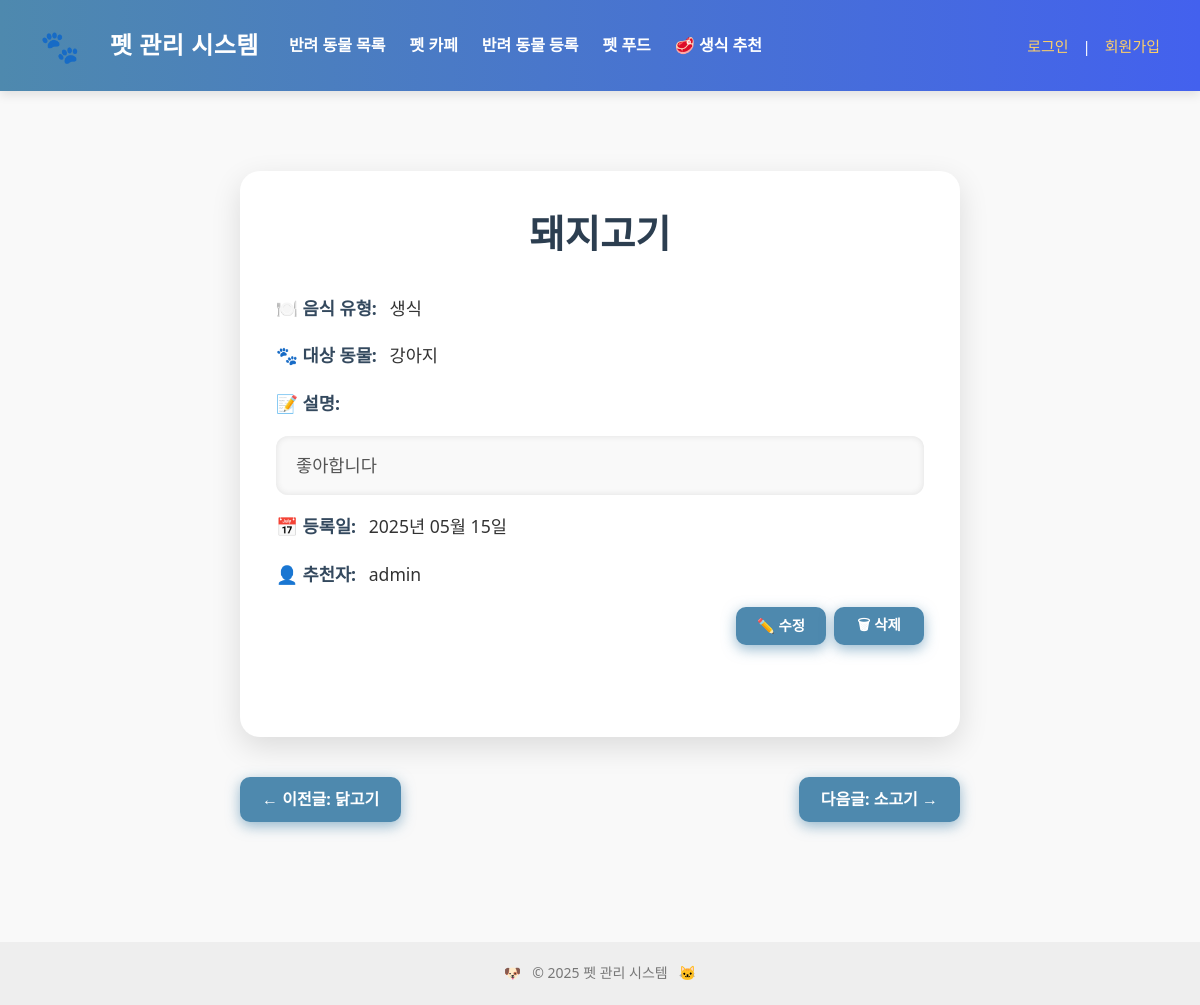
Screenshot of /recommendations/2/ with the database file from the repository.
### pet/models.py (models this page shows, shortened)
class PetFoodRecommendation(models.Model):
    FOOD_TYPE_CHOICES = [
        ('raw', '생식'),
        ('snack', '간식'),
        ('meal', '식사'),
    ]
    title = models.CharField("추천 제목", max_length=100)
    description = models.TextField("설명")
    food_type = models.CharField("음식 유형", max_length=20, choices=FOOD_TYPE_CHOICES, default='raw')
    suitable_for = models.CharField("적합한 동물", max_length=100, help_text="예: 강아지, 고양이 등")
    image = models.ImageField("이미지", upload_to='pet_food_recommendations/', blank=True)
    created_at = models.DateTimeField("추천일", auto_now_add=True)
    recommended_by = models.ForeignKey(User, on_delete=models.SET_NULL, null=True, blank=True, verbose_name="추천자")

### pet/views.py (the view)
# urls.py: path('recommendations/<int:pk>/', views.recommendation_detail, name='recommendation_detail'),
def recommendation_detail(request, pk):
    item = get_object_or_404(PetFoodRecommendation, pk=pk)
    prev_item = PetFoodRecommendation.objects.filter(pk__lt=pk).order_by('-pk').first()
    next_item = PetFoodRecommendation.objects.filter(pk__gt=pk).order_by('pk').first()
    return render(request, 'pet/pet_fresh_detail.html', {
        'item': item,
        'prev_item': prev_item,
        'next_item': next_item,
    })

### pet/templates/pet/pet_fresh_detail.html (shortened to what this page needs)
{% extends 'pet/pet_base.html' %}
{% block content %}
<div class="detail-container">
  <h2 class="detail-title">{{ item.title }}</h2>
  <div class="detail-info">
    <p><strong>🍽️ 음식 유형:</strong> {{ item.get_food_type_display }}</p>
    <p><strong>🐾 대상 동물:</strong> {{ item.suitable_for }}</p>
    <p><strong>📝 설명:</strong></p>
    <p class="description">{{ item.description }}</p>
    <p><strong>📅 등록일:</strong> {{ item.created_at|date:"Y년 m월 d일" }}</p>
    {% if item.recommended_by %}
      <p><strong>👤 추천자:</strong> {{ item.recommended_by.username }}</p>
    {% endif %}
  </div>
  <div class="action-buttons">
    <a href="{% url 'pet:recommendation_update' item.pk %}">
      ✏️ 수정
    </a>
    <form action="{% url 'pet:recommendation_delete' item.pk %}" method="post" onsubmit="return confirm('정말 삭제하시겠습니까?');">
      <button type="submit">
        🗑 삭제
      </button>
    </form>
  </div>
</div>
<div class="nav-buttons">
  {% if prev_item %}
    <a href="{% url 'pet:recommendation_detail' prev_item.pk %}">← 이전글: {{ prev_item.title|truncatechars:20 }}</a>
  {% else %}
    <a class="disabled">← 이전글 없음</a>
  {% endif %}
  {% if next_item %}
    <a href="{% url 'pet:recommendation_detail' next_item.pk %}">다음글: {{ next_item.title|truncatechars:20 }} →</a>
  {% else %}
    <a class="disabled">다음글 없음 →</a>
  {% endif %}
</div>
{% endblock %}

### pet/templates/pet/pet_base.html (style rules this page uses)
* { box-sizing: border-box; margin: 0; padding: 0; }
body { font-family: 'Segoe UI', sans-serif; background-color: #f9f9f9; color: #333; line-height: 1.6; }

### pet/templates/pet/pet_fresh_detail.html (style rules this page uses)
.detail-container { max-width: 720px; margin: 40px auto; padding: 32px 36px; background: #fff; border-radius: 20px; box-shadow: 0 10px 30px rgba(0,0,0,0.12); font-family: 'Segoe UI', Tahoma, Geneva, Verdana, sans-serif; color: #333; }
.detail-title { font-size: 2.4rem; font-weight: 800; text-align: center; margin-bottom: 28px; color: #2c3e50; }
.detail-info p { font-size: 1.1rem; line-height: 1.8; margin-bottom: 16px; }
.detail-info strong { color: #34495e; margin-right: 8px; }
.detail-info p.description { white-space: pre-wrap; background: #f9f9f9; padding: 14px 20px; border-radius: 12px; box-shadow: inset 0 0 6px #e1e1e1; color: #555; }
.nav-buttons { max-width: 720px; margin: 30px auto 40px; display: flex; justify-content: space-between; }
.nav-buttons a { background: #4e89ae; color: white; padding: 10px 22px; border-radius: 10px; text-decoration: none; font-weight: 700; box-shadow: 0 4px 14px rgba(78, 137, 174, 0.6); transition: background-color 0.3s ease; max-width: 48%; white-space: nowrap; overflow: hidden; text-overflow: ellipsis; }
.action-buttons { max-width: 720px; margin: 0 auto 60px; display: flex; justify-content: flex-end; gap: 8px; }
.action-buttons a, .action-buttons form button { background: #4e89ae; color: white; padding: 6px 14px; border-radius: 10px; font-weight: 700; text-decoration: none; cursor: pointer; box-shadow: 0 4px 14px rgba(78, 137, 174, 0.6); transition: background-color 0.3s ease; display: inline-flex; align-items: center; gap: 6px; border: none; width: 90px; justify-content: center; font-size: 0.9rem; }
.action-buttons form { margin: 0; }
.action-buttons form button { background: #4e89ae; border: none; }

### rows the page displays
PetFoodRecommendation: title "돼지고기", food_type "생식", suitable_for "강아지", description "좋아합니다", created_at "2025년 05월 15일", recommended_by.username "admin"
PetFoodRecommendation: title "닭고기"
PetFoodRecommendation: title "소고기"
